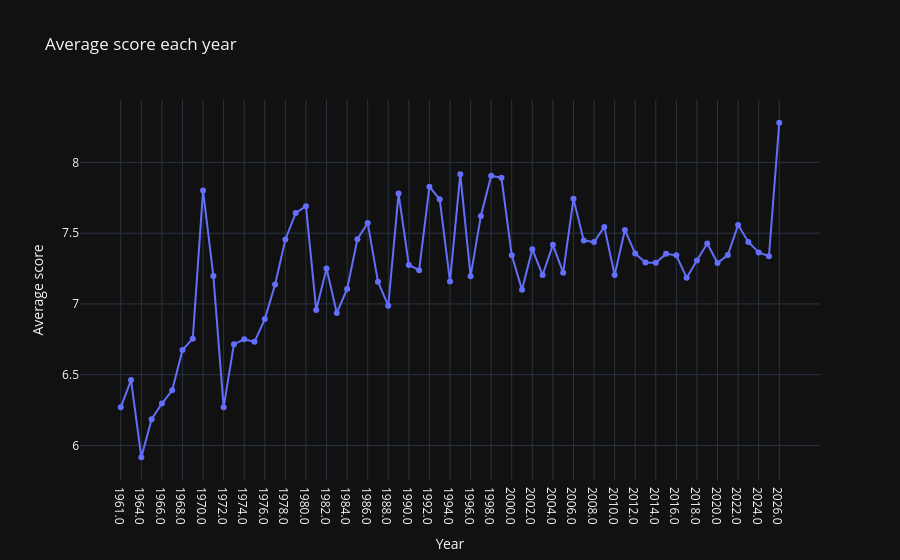

The notebook cell saved with this chart:
### Code cell
fig.update_yaxes(rangemode="normal")
fig.write_html("../../graphs/avgScoreTime1.html")
fig.show()

### Figure 1 — Plotly figure (JSON) as saved in the notebook; plotly's stock layout.template omitted (floating-point values rounded to 4 significant figures)
{"data": [{"hovertemplate": "Year=%{x}<br>Average score=%{y}<extra></extra>", "legendgroup": "", "line": {"color": "#636efa", "dash": "solid"}, "marker": {"symbol": "circle"}, "mode": "lines+markers", "name": "", "orientation": "v", "showlegend": false, "x": ["1961.0", "1963.0", "1964.0", "1965.0", "1966.0", "1967.0", "1968.0", "1969.0", "1970.0", "1971.0", "1972.0", "1973.0", "1974.0", "1975.0", "1976.0", "1977.0", "1978.0", "1979.0", "1980.0", "1981.0", "1982.0", "1983.0", "1984.0", "1985.0", "1986.0", "1987.0", "1988.0", "1989.0", "1990.0", "1991.0", "1992.0", "1993.0", "1994.0", "1995.0", "1996.0", "1997.0", "1998.0", "1999.0", "2000.0", "2001.0", "2002.0", "2003.0", "2004.0", "2005.0", "2006.0", "2007.0", "2008.0", "2009.0", "2010.0", "2011.0", "2012.0", "2013.0", "2014.0", "2015.0", "2016.0", "2017.0", "2018.0", "2019.0", "2020.0", "2021.0", "2022.0", "2023.0", "2024.0", "2025.0", "2026.0"], "xaxis": "x", "y": [6.269, 6.462, 5.917, 6.186, 6.296, 6.39, 6.674, 6.755, 7.801, 7.198, 6.27, 6.716, 6.75, 6.732, 6.893, 7.137, 7.456, 7.642, 7.691, 6.957, 7.251, 6.936, 7.106, 7.457, 7.572, 7.156, 6.987, 7.781, 7.275, 7.239, 7.828, 7.739, 7.159, 7.917, 7.195, 7.622, 7.906, 7.891, 7.345, 7.099, 7.387, 7.204, 7.418, 7.221, 7.742, 7.448, 7.437, 7.544, 7.205, 7.523, 7.356, 7.294, 7.291, 7.354, 7.344, 7.184, 7.307, 7.427, 7.289, 7.346, 7.558, 7.438, 7.364, 7.337, 8.28], "yaxis": "y", "type": "scatter"}], "layout": {"xaxis": {"anchor": "y", "domain": [0.0, 1.0], "title": {"text": "Year"}}, "yaxis": {"anchor": "x", "domain": [0.0, 1.0], "title": {"text": "Average score"}, "rangemode": "normal"}, "legend": {"tracegroupgap": 0}, "title": {"text": "Average score each year"}}}
